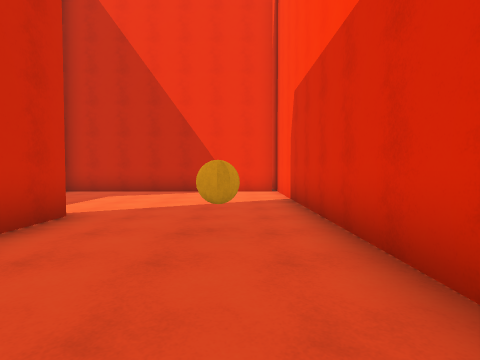
View 1 (above)

24 first-person views from a walk through a scene from a Unity 3-D project. The camera is 1.4 m above the floor, tilts 2° down and sees 80° across. The floor is counted in squares, 2 m on a side. Each view is taken from the middle of a square. On the plan, view 1 faces up. The plan holds only what a view shows up to about 10 squares ahead; the rest is blank. The place goes on beyond the plan. The player character is not drawn. Some surface patterns are stand-ins.

View 2
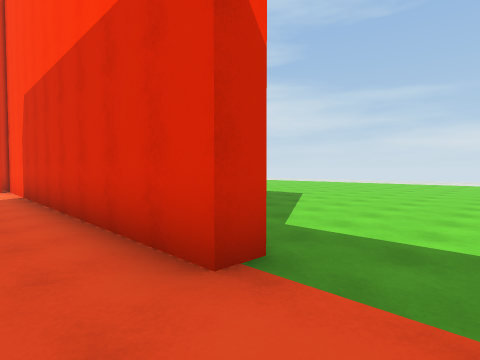

View 3
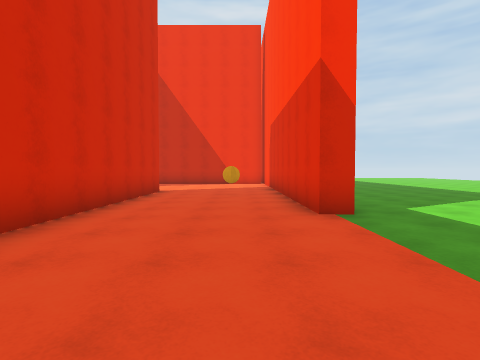

View 4
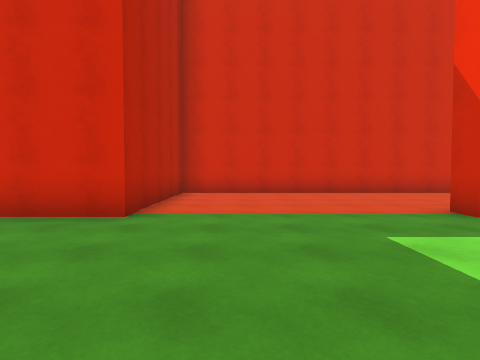

View 5
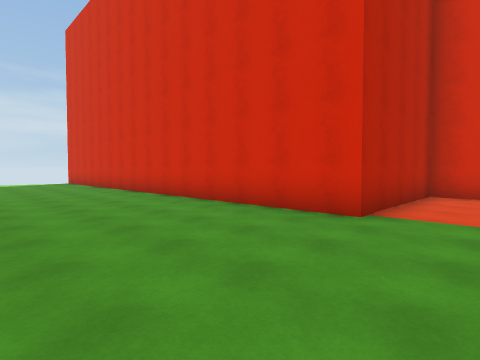

View 6
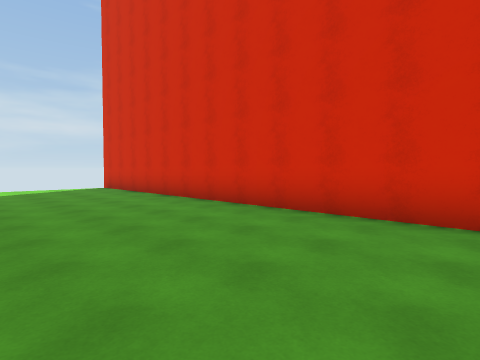

View 7
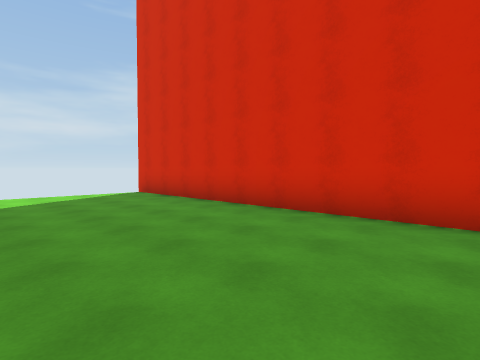

View 8
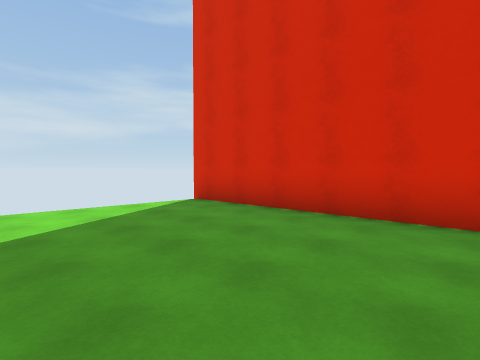

View 9
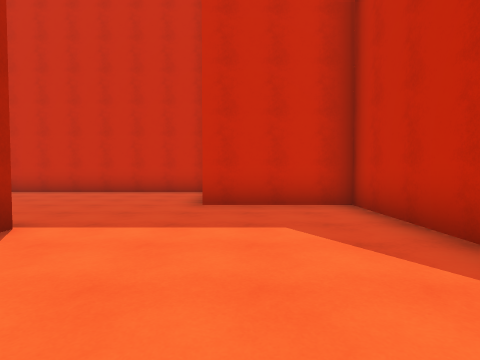

View 10
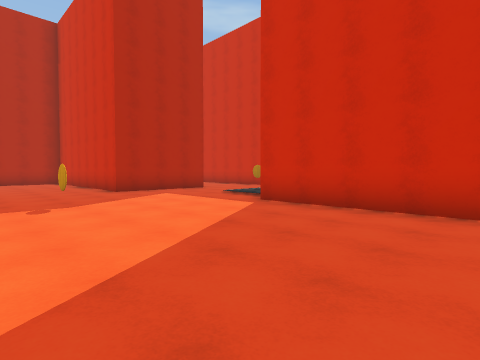

View 11
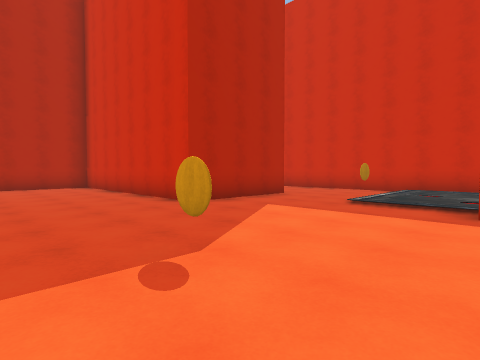

View 12
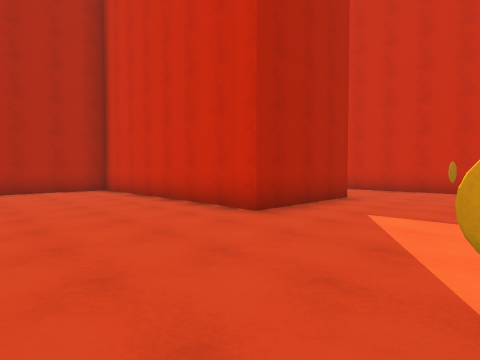

View 13
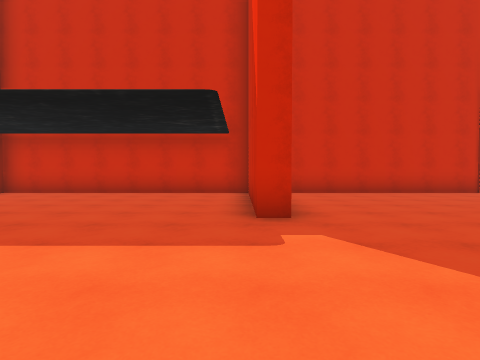

View 14
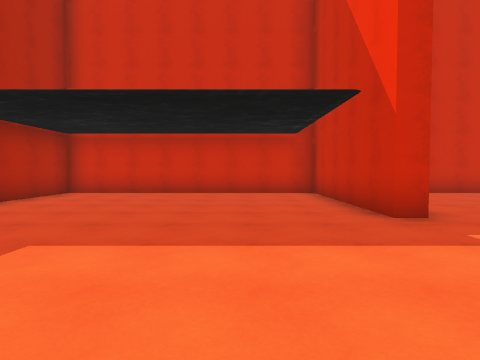

View 15
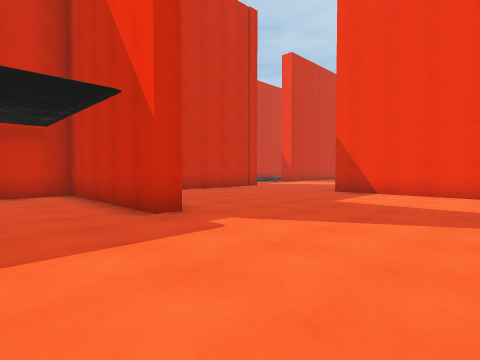

View 16
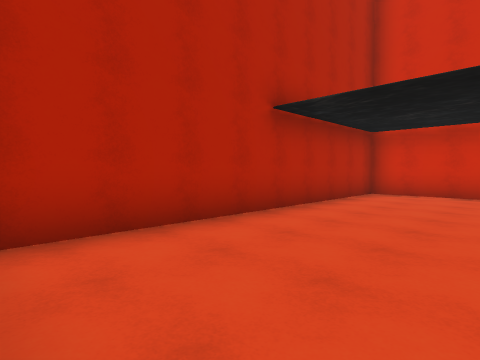

View 17
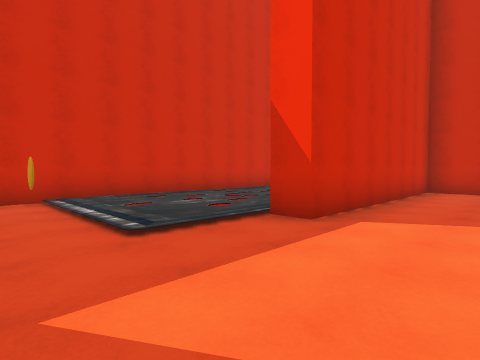

View 18
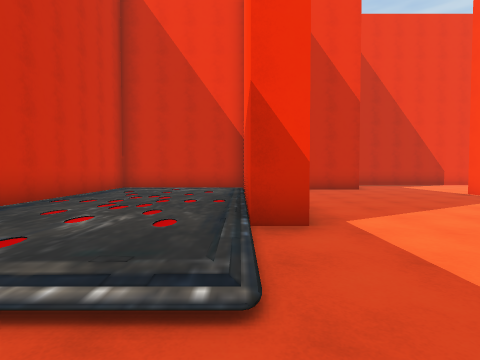

View 19
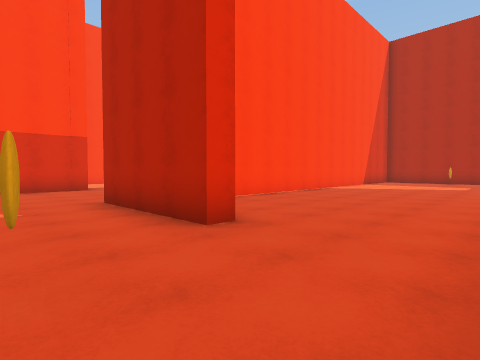

View 20
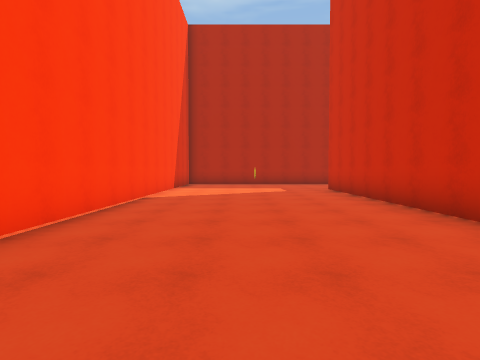

View 21
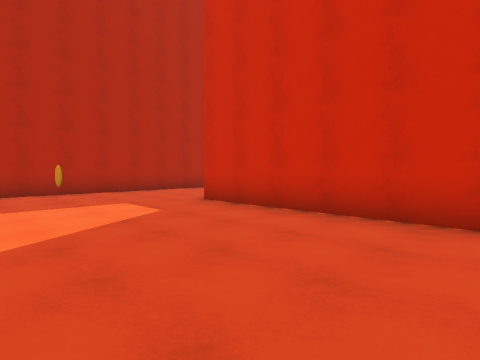

View 22
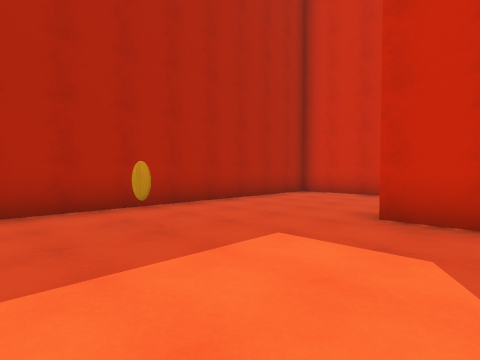

View 23
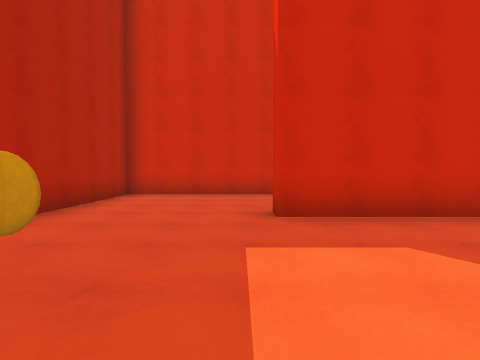

View 24
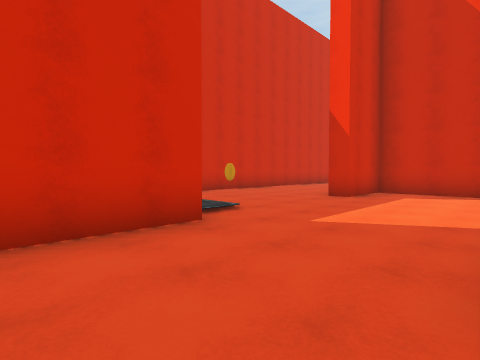

### Floor plan
Points are (right, up) in squares from view 1. A wall is a line through its corners. A room is listed if a view was taken in it or the views show most of it. See-through windows are left out.
Room 1 (views 1, 2, 3, 4, 5, 6, 7, 8, 9, 10, 11, 12, 13, 14, 15, 16, 17, 18, 19, 20, 21, 22, 23, 24)
walls: (-11.2, -5.9) (-11.2, -5.2) (-7.7, -5.3) (-7.7, -12.2) (-4.8, -12.2); (-3.4, 3.9) (-3.4, 4.4); (0.3, -6.2) (-3.4, -6.2) (-3.4, -4.4); (-2.6, 4.4) (-2.6, -5.7) (1.8, -5.7) (1.8, -20.9); (1.9, -0.5) (1.3, -0.5) (1.2, 11); (-7.9, 6.3) (-9.1, 6.3) (-9.1, -0.5) (-9.9, -0.5) (-9.9, 3.5); (-14.2, -9.7) (-14.2, -16.4) (-14.8, -16.4); (-3.1, -12.2) (-3.1, -12.7) (-7.7, -12.7) (-7.7, -20.2) (0.7, -20.2); (-15.8, -8.7) (-18.2, -8.7) (-18.2, -10.8) (-18.8, -10.8); (-14.2, 6) (-14.2, -6); (-8.5, -16.1) (-8.5, -8.4); (1.1, 9.2) (-5.7, 9.3) (-5.7, 6.3); (-18.2, -15.5) (-18.2, -20.2) (-10.4, -20.2)

Positions as (right, up) in squares from view 1, and headings:
1: (0, 0), facing up
2: (0, -2), facing up-right
3: (0, -5), facing up
4: (6, -4), facing left
5: (6, -4), facing down-left
6: (6, -9), facing down-left
7: (6, -12), facing down-left
8: (6, -15), facing down-left
9: (0, 7), facing left
10: (-4, 4), facing down-left
11: (-4, 0), facing down-left
12: (-4, -2), facing down-left
13: (1, -13), facing left
14: (1, -15), facing left
15: (1, -15), facing up-left
16: (1, -17), facing down-left
17: (-7, -4), facing up-left
18: (-10, -4), facing up
19: (-14, -3), facing down-right
20: (-11, -6), facing down
21: (-10, -11), facing down-left
22: (-10, -15), facing down-left
23: (-10, -17), facing left
24: (-15, -18), facing up-left
